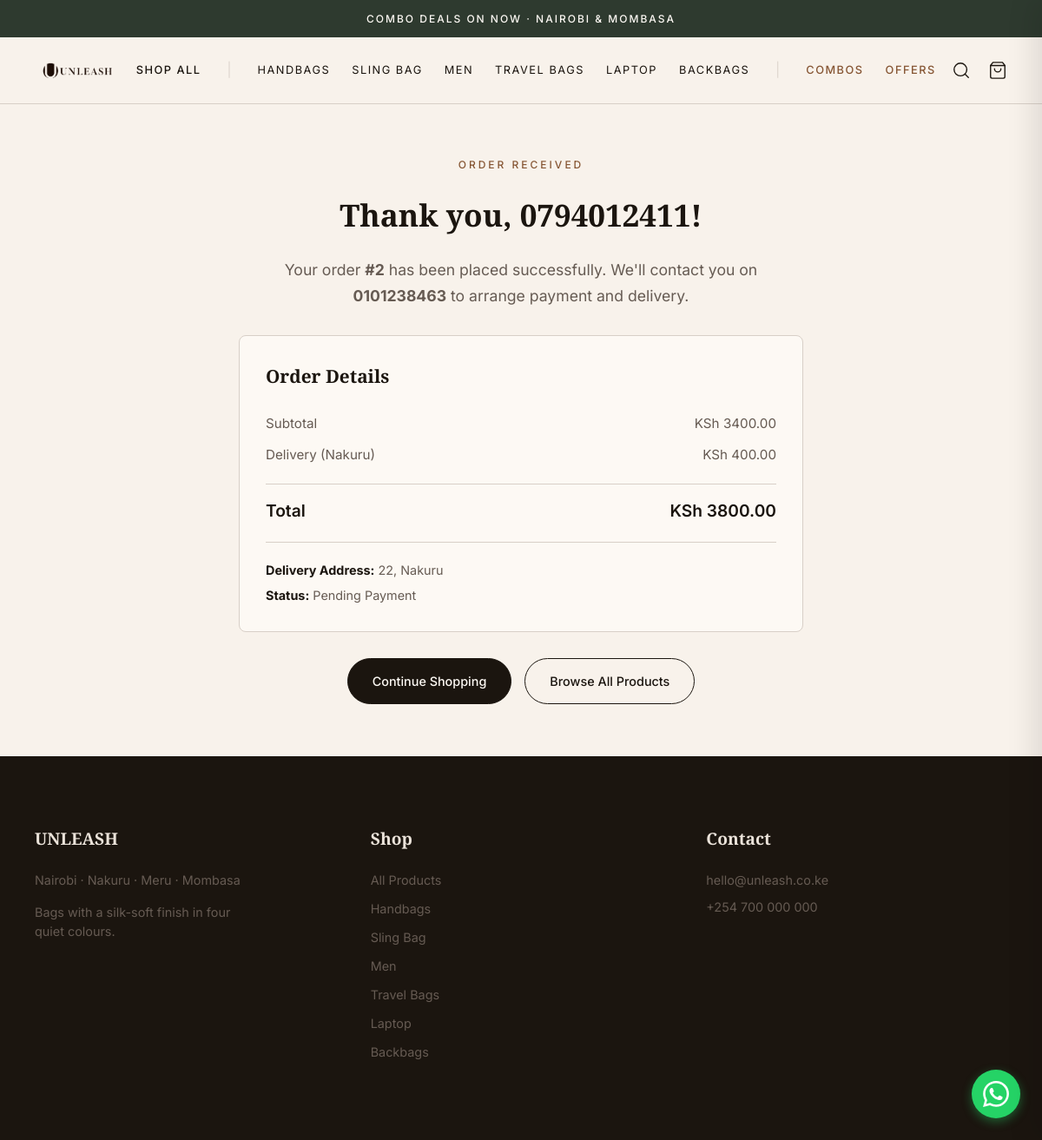
The app's page /order/success/2/ with its own data.
### store/models.py (models this page shows, shortened)
class SiteSetting(models.Model):
    page_background = models.CharField(max_length=7, default='#F8F2EB')
    text_ink = models.CharField(max_length=7, default='#1B150F')
    card_panel = models.CharField(max_length=7, default='#FDF9F4')
    primary_green = models.CharField(max_length=7, default='#425430')
    soft_sand = models.CharField(max_length=7, default='#EBE3DA')
    muted_text = models.CharField(max_length=7, default='#665B53')
    warm_brown = models.CharField(max_length=7, default='#865634')
    borders = models.CharField(max_length=7, default='#D8CFC7')
    top_banner_text = models.CharField(max_length=200, default="COMBO DEALS ON NOW · NAIROBI · NAKURU · MERU · MOMBASA")
    class Meta:
        verbose_name = "Site Setting"
        verbose_name_plural = "Site Settings"
    @classmethod
    def load(cls):
        obj, created = cls.objects.get_or_create(pk=1)
        return obj

class Category(models.Model):
    name = models.CharField(max_length=100)
    slug = models.SlugField(unique=True, blank=True)
    description = models.TextField(blank=True)
    class Meta:
        verbose_name_plural = "Categories"

class Order(models.Model):
    STATUS_CHOICES = [
        ('pending', 'Pending Payment'),
        ('paid', 'Paid'),
        ('shipped', 'Shipped'),
        ('delivered', 'Delivered'),
        ('cancelled', 'Cancelled'),
    ]
    full_name = models.CharField(max_length=200)
    email = models.EmailField()
    phone = models.CharField(max_length=20)
    city = models.CharField(max_length=100)
    delivery_address = models.TextField()
    delivery_fee = models.DecimalField(max_digits=10, decimal_places=2, default=0)
    total_amount = models.DecimalField(max_digits=10, decimal_places=2)
    status = models.CharField(max_length=20, choices=STATUS_CHOICES, default='pending')
    created_at = models.DateTimeField(auto_now_add=True)
    paid_at = models.DateTimeField(null=True, blank=True)
    class Meta:
        ordering = ['-created_at']
    @property
    def subtotal(self):
        return sum(item.subtotal for item in self.items.all())

class OrderItem(models.Model):
    order = models.ForeignKey(Order, on_delete=models.CASCADE, related_name='items')
    product = models.ForeignKey(Product, on_delete=models.SET_NULL, null=True)
    color = models.ForeignKey(Color, on_delete=models.SET_NULL, null=True, blank=True)
    quantity = models.PositiveIntegerField(default=1)
    price_at_purchase = models.DecimalField(max_digits=10, decimal_places=2)
    @property
    def subtotal(self):
        return self.price_at_purchase * self.quantity

### store/views.py (the view)
# urls.py: path('order/success/<int:order_id>/', views.order_success, name='order_success'),
def order_success(request, order_id):
    order = get_object_or_404(Order, id=order_id)
    return render(request, 'store/order_success.html', {
        'order': order,
    })

### store/context_processors.py (called while the page is built)
def global_context(request):
    return {
        'site_settings': SiteSetting.load(),
        'global_categories': Category.objects.all(),
    }

### templates/store/order_success.html
{% extends 'base.html' %}
{% load static %}
{% block content %}
<section class="section" style="min-height: 70vh; display: flex; align-items: center; justify-content: center; text-align: center; padding: 60px 20px;">
    <div style="max-width: 650px; width: 100%;">
        <span class="eyebrow" style="color: var(--warm-brown);">ORDER RECEIVED</span>
        <h1 class="section-title" style="margin-bottom: 20px;">Thank you, {{ order.full_name }}!</h1>
        <p style="color: var(--text-muted); font-size: 1.1rem; line-height: 1.7; margin-bottom: 30px;">
            Your order <strong>#{{ order.id }}</strong> has been placed successfully.
            We'll contact you on <strong>{{ order.phone }}</strong> to arrange payment and delivery.
        </p>
        <div style="background: var(--card-panel); padding: 30px; border-radius: 8px; border: 1px solid var(--border-color); text-align: left; margin-bottom: 30px;">
            <h3 style="font-family: var(--font-serif); font-size: 1.3rem; margin-bottom: 20px;">Order Details</h3>
            <div style="display: flex; justify-content: space-between; font-size: 0.95rem; padding: 6px 0; color: var(--text-muted);">
                <span>Subtotal</span>
                <span>KSh {{ order.subtotal }}</span>
            </div>
            <div style="display: flex; justify-content: space-between; font-size: 0.95rem; padding: 6px 0; color: var(--text-muted);">
                <span>Delivery ({{ order.city }})</span>
                <span>KSh {{ order.delivery_fee }}</span>
            </div>
            <div style="display: flex; justify-content: space-between; font-size: 1.2rem; font-weight: 600; padding: 15px 0 0 0; border-top: 1px solid var(--border-color); margin-top: 15px;">
                <span>Total</span>
                <span>KSh {{ order.total_amount }}</span>
            </div>
            <div style="margin-top: 20px; padding-top: 20px; border-top: 1px solid var(--border-color); font-size: 0.9rem; color: var(--text-muted);">
                <p style="margin-bottom: 6px;"><strong style="color: var(--text-ink);">Delivery Address:</strong> {{ order.delivery_address }}, {{ order.city }}</p>
                <p><strong style="color: var(--text-ink);">Status:</strong> {{ order.get_status_display }}</p>
            </div>
        </div>
        <div style="display: flex; gap: 15px; justify-content: center; flex-wrap: wrap;">
            <a href="{% url 'home' %}" class="btn btn-primary">Continue Shopping</a>
            <a href="{% url 'shop' %}" class="btn btn-secondary">Browse All Products</a>
        </div>
    </div>
</section>
{% endblock %}

### templates/base.html (shortened to what this page needs)
{% load static %}
<!DOCTYPE html>
<html lang="en">
<head>
    <link rel="stylesheet" href="{% static 'css/base.css' %}">
    <link rel="stylesheet" href="{% static 'css/components.css' %}">
</head>
<body>
    <div class="top-banner">
        {{ site_settings.top_banner_text|default:"COMBO DEALS ON NOW · NAIROBI · NAKURU · MERU · MOMBASA" }}
    </div>
    <nav class="navbar">
        <div class="logo">
            <a href="{% url 'home' %}" style="text-decoration: none; display: flex; align-items: center;">
                <img src="{% static 'images/logo.png' %}" alt="UNLEASH" style="height: 36px; width: auto; display: block;">
            </a>
        </div>
        <div class="nav-links" id="navLinks">
            <a href="{% url 'shop' %}" style="font-weight: 500;">Shop All</a>
            <span class="nav-divider">|</span>
            {% for category in global_categories %}
                <a href="{% url 'category_shop' category.slug %}">{{ category.name }}</a>
            {% endfor %}
            <span class="nav-divider">|</span>
            <a href="{% url 'combo_list' %}" class="nav-highlight">Combos</a>
            <a href="{% url 'offer_list' %}" class="nav-highlight">Offers</a>
        </div>
        <div class="nav-icons">
            <button type="button" class="icon-btn" onclick="toggleSearch(event)" aria-label="Search">
                <svg width="22" height="22" viewBox="0 0 24 24" fill="none" stroke="currentColor" stroke-width="1.5" stroke-linecap="round" stroke-linejoin="round">
                    <circle cx="11" cy="11" r="8"></circle>
                    <line x1="21" y1="21" x2="16.65" y2="16.65"></line>
                </svg>
            </button>
            <button type="button" class="icon-btn" onclick="toggleCart(event)" aria-label="Shopping Bag">
                <svg width="22" height="22" viewBox="0 0 24 24" fill="none" stroke="currentColor" stroke-width="1.5" stroke-linecap="round" stroke-linejoin="round">
                    <path d="M6 2L3 6v14a2 2 0 0 0 2 2h14a2 2 0 0 0 2-2V6l-3-4z"></path>
                    <line x1="3" y1="6" x2="21" y2="6"></line>
                    <path d="M16 10a4 4 0 0 1-8 0"></path>
                </svg>
            </button>
        </div>
    </nav>
    <main>
        {% block content %}{% endblock %}
    </main>
    <footer class="footer">
        <div class="footer-content">
            <div class="footer-brand">
                <h4>UNLEASH</h4>
                <p>Nairobi · Nakuru · Meru · Mombasa</p>
                <p class="footer-desc">Bags with a silk-soft finish in four quiet colours.</p>
            </div>
            <div class="footer-links">
                <h4>Shop</h4>
                <a href="{% url 'shop' %}">All Products</a>
                {% for category in global_categories %}
                    <a href="{% url 'category_shop' category.slug %}">{{ category.name }}</a>
                {% endfor %}
            </div>
            <div class="footer-contact">
                <h4>Contact</h4>
                <p>hello@unleash.co.ke</p>
                <p>+254 700 000 000</p>
            </div>
        </div>
    </footer>
    <a href="https://wa.me/254748062474?text=Hello%20UNLEASH%2C%20I'm%20interested%20in%20your%20bags!"
       class="whatsapp-float"
       target="_blank"
       rel="noopener noreferrer"
       aria-label="Chat on WhatsApp">
    </a>
</body>
</html>

### static/css/base.css (style rules this page uses)
* { margin: 0; padding: 0; box-sizing: border-box; }
body { background-color: var(--bg-cream); color: var(--text-ink); font-family: var(--font-sans); line-height: 1.6; -webkit-font-smoothing: antialiased; overflow-x: hidden; }
.top-banner { background-color: var(--brand-green); color: var(--card-panel); text-align: center; padding: 12px; font-size: 0.75rem; letter-spacing: 2px; text-transform: uppercase; font-weight: 500; }
.navbar { display: flex; justify-content: space-between; align-items: center; padding: 20px 40px; border-bottom: 1px solid var(--border-color); background-color: var(--bg-cream); position: relative; z-index: 10; }
.nav-links { display: flex; align-items: center; gap: 25px; flex-wrap: wrap; }
.nav-links a { text-decoration: none; color: var(--text-ink); font-size: 0.8rem; font-weight: 400; transition: color 0.3s; text-transform: uppercase; letter-spacing: 1.5px; }
.nav-divider { color: var(--border-color); margin: 0 5px; font-weight: 300; }
.nav-highlight { color: var(--warm-brown) !important; font-weight: 500 !important; }
.nav-icons { display: flex !important; flex-direction: row !important; align-items: center !important; gap: 20px !important; flex-shrink: 0; }
.icon-btn { display: inline-flex !important; align-items: center !important; justify-content: center !important; background: none !important; border: none !important; padding: 0 !important; color: var(--text-ink); cursor: pointer; position: relative; transition: color 0.3s ease; line-height: 0; }
.icon-btn svg { display: block; width: 22px; height: 22px; }
.footer { background: var(--text-ink); color: var(--card-panel); padding: 80px 40px; }
.footer-content { display: grid; grid-template-columns: repeat(3, 1fr); max-width: 1400px; margin: 0 auto; gap: 40px; }
.footer h4 { font-family: var(--font-serif); margin-bottom: 20px; font-size: 1.2rem; color: var(--soft-sand); }
.footer a { color: var(--text-muted); text-decoration: none; display: block; margin-bottom: 10px; font-size: 0.9rem; transition: color 0.3s; }
.footer p { color: var(--text-muted); font-size: 0.9rem; margin-bottom: 8px; }
.footer-desc { margin-top: 15px; max-width: 250px; line-height: 1.5; }
.whatsapp-float { position: fixed; bottom: 25px; right: 25px; width: 56px; height: 56px; background-color: #25D366; color: white; border-radius: 50%; display: flex; align-items: center; justify-content: center; box-shadow: 0 4px 12px rgba(37, 211, 102, 0.4); z-index: 90; text-decoration: none; transition: transform 0.3s ease, box-shadow 0.3s ease; }
.whatsapp-float svg { width: 30px; height: 30px; }

### static/css/components.css (style rules this page uses)
.btn { padding: 14px 28px; border-radius: 50px; text-decoration: none; font-size: 0.9rem; font-weight: 500; transition: all 0.3s ease; display: inline-block; cursor: pointer; }
.btn-primary { background-color: var(--text-ink); color: var(--card-panel); border: 1px solid var(--text-ink); }
.btn-secondary { border: 1px solid var(--text-ink); color: var(--text-ink); background-color: transparent; }
.eyebrow { font-size: 0.75rem; letter-spacing: 3px; text-transform: uppercase; color: var(--text-muted); display: block; margin-bottom: 20px; font-weight: 500; }
.section { padding: 80px 40px; max-width: 1400px; margin: 0 auto; }
.section-title { font-family: var(--font-serif); font-size: 2.2rem; margin-bottom: 40px; color: var(--text-ink); }

### records on screen
SiteSetting: top_banner_text "COMBO DEALS ON NOW · NAIROBI & MOMBASA"
Category: name "HANDBAGS", name "Handbags"
Category: name "SLING BAG", name "Sling Bag"
Category: name "MEN", name "Men"
Category: name "TRAVEL BAGS", name "Travel Bags"
Category: name "LAPTOP", name "Laptop"
Category: name "BACKBAGS", name "Backbags"
Order: full_name "0794012411", id "2", phone "0101238463", subtotal "3400.00", city "Nakuru", delivery_fee "400.00", total_amount "3800.00", delivery_address "22", status "Pending Payment"
